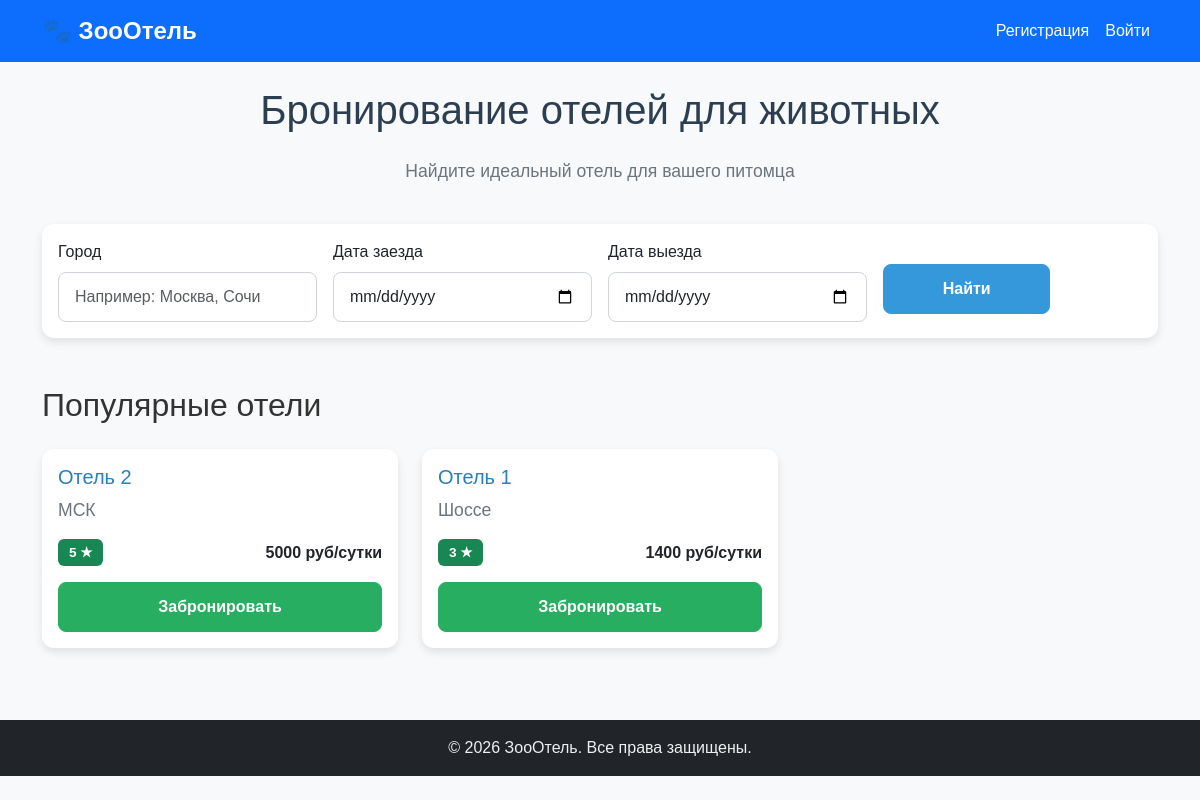
The page / on the database its author committed.
### data/hotels.py (models this page shows, shortened)
class Hotel(SqlAlchemyBase, UserMixin, SerializerMixin):
    __tablename__ = 'hotels'
    id = sqlalchemy.Column(sqlalchemy.Integer, primary_key=True, autoincrement=True)
    title = sqlalchemy.Column(sqlalchemy.String, nullable=False)
    description = sqlalchemy.Column(sqlalchemy.String, nullable=True)
    city = sqlalchemy.Column(sqlalchemy.String, nullable=False)
    location = sqlalchemy.Column(sqlalchemy.String, nullable=False)
    stars = sqlalchemy.Column(sqlalchemy.Integer, default=1)
    price = sqlalchemy.Column(sqlalchemy.Integer, nullable=False)
    owner_id = sqlalchemy.Column(sqlalchemy.Integer, sqlalchemy.ForeignKey('users.id'), nullable=False)  # Владелец отеля
    owner = relationship('User', back_populates='hotels')  # Связь с владельцем
    reservations = relationship('BookedDate', back_populates='hotel', cascade='all, delete-orphan')  # Бронирования отеля
    reviews = relationship('Review', back_populates='hotel')

### app.py (the view, shortened to what this page needs)
    @app.route('/', methods=['GET', 'POST'])
    def index():
        db_sess = db_session.create_session()
        city = ''  # По умолчанию
        error = ''
        try:
            if request.method == 'POST':
                form_type = request.form.get('form_type')
                if form_type == "booking":
                    if not current_user or not current_user.is_authenticated:
                        error = 'Для бронирования необходимо войти в аккаунт'
                    else:
                        reservation = BookedDate()
                        user = db_sess.get(User, current_user.id)
                        hotel_id = request.form.get('hotel_id')
                        check_in = request.form.get('check_in')
                        check_out = request.form.get('check_out')
                        hotel = db_sess.get(Hotel, hotel_id)
                        nights = calculate_nights(check_in, check_out)
                        reservation.hotel_id = hotel_id
                        reservation.user_id = user.id
                        reservation.pet_name = request.form.get('pet_name')
                        reservation.check_in = check_in
                        reservation.check_out = check_out
                        reservation.total_price = nights * hotel.price
                        user.booked_date.append(reservation)
                        db_sess.merge(current_user)
                        db_sess.commit()
                        return redirect('/')
                elif form_type == 'search' or 'search' in request.form:
                    city = request.form.get('city', '').strip()
                    if city:
                        hotels = db_sess.query(Hotel).filter(Hotel.city.ilike(f'%{city}%')).order_by(desc(Hotel.stars)).all()
                    else:
                        hotels = db_sess.query(Hotel).order_by(desc(Hotel.stars)).all()
                else:  # GET‑запрос. Показываются все отели
                    hotels = db_sess.query(Hotel).order_by(desc(Hotel.stars)).all()
            else:
                hotels = db_sess.query(Hotel).order_by(desc(Hotel.stars)).all()
            return render_template(
                'index.html',
                hotels=hotels,
                city=city,
                error=error
            )
        finally:
            db_sess.close()

### data/db_session.py (called while the page is built)
def create_session() -> Session:
    global __factory
    return __factory()

### templates/index.html (shortened to what this page needs)
{% extends "base.html" %}
{% block content %}
<div class="row mb-4">
    <div class="col-12">
        <h1 class="text-center mb-4">Бронирование отелей для животных</h1>
        <p class="text-center text-muted">Найдите идеальный отель для вашего питомца</p>
    </div>
</div>
<div class="card mb-5">
    <div class="card-body">
        <form method="post" class="row g-3">
            <div class="col-md-3">
                <label for="city" class="form-label">Город</label>
                <input type="text"
             id="city"
             name="city"
             class="form-control"
             placeholder="Например: Москва, Сочи"
             value="{{ city|e }}"
             aria-describedby="cityHelp">
            </div>
            <div class="col-md-3">
                <label for="date_in" class="form-label">Дата заезда</label>
                <input type="date" class="form-control" id="date_in" name="date_in">
            </div>
            <div class="col-md-3">
                <label for="date_out" class="form-label">Дата выезда</label>
                <input type="date" class="form-control" id="date_out" name="date_out">
            </div>
            <div class="col-md-2">
                <button type="submit" class="btn btn-primary w-100 mt-4"  name="search">Найти</button>
            </div>
        </form>
    </div>
</div>
<h2 class="mb-4">Популярные отели</h2>
<div class="row">
  {% if hotels %}
    {% for hotel in hotels %}
      <div class="col-md-4 mb-4">
        <div class="card h-100">
          <div class="card-body">
            <h5 class="card-title">{{ hotel.title }}</h5>
            <p class="card-text text-muted">{{ hotel.location }}</p>
            <div class="d-flex justify-content-between align-items-center mb-3">
              <span class="badge bg-success">{{ hotel.stars }} ★</span>
              <span class="fw-bold">{{ hotel.price }} руб/сутки</span>
            </div>
            <button type="button"
                    class="btn btn-success w-100"
                    data-bs-toggle="modal"
                    data-bs-target="#bookingModal"
                    onclick="setHotelData({{ hotel.id }}, '{{ hotel.title }}')">
              Забронировать
            </button>
          </div>
        </div>
      </div>
    {% endfor %}
  {% else %}
    <div class="text-center py-5">
      <i class="bi bi-building" style="font-size: 4rem; color: #6c757d;"></i>
      <h4 class="mt-3">В выбранном городе отсутствуют отели</h4>
      <p class="text-muted">Добавьте отель сами или дождитесь его появления!</p>
    </div>
  {% endif %}
</div>
{% endblock %}

### static/style.css (style rules this page uses)
body { background-color: #f8f9fa; color: #333; font-family: 'Arial', sans-serif; }
h1 { color: #2c3e50; margin-bottom: 1rem; }
p.text-muted { color: #6c757d !important; font-size: 1.1rem; }
.card { border: none; border-radius: 12px; box-shadow: 0 4px 8px rgba(0, 0, 0, 0.1); transition: transform 0.3s, box-shadow 0.3s; background-color: white; }
.card-title { color: #2980b9; font-size: 1.25rem; margin-bottom: 0.5rem; }
.card-text { color: #7f8c8d; margin-bottom: 1rem; }
.badge { font-size: 0.85rem; padding: 0.5em 0.8em; }
.form-control, .form-select { border-radius: 8px; border: 1px solid #ced4da; padding: 0.75rem 1rem; }
.btn { border-radius: 8px; font-weight: 600; padding: 0.75rem 1.5rem; transition: all 0.3s; }
.btn-primary { background-color: #3498db; border-color: #3498db; }
.btn-success { background-color: #27ae60; border-color: #27ae60; }

### rows shown on the page
Hotel: title "Отель 2", location "МСК", stars "5", price "5000"
Hotel: title "Отель 1", location "Шоссе", stars "3", price "1400"
